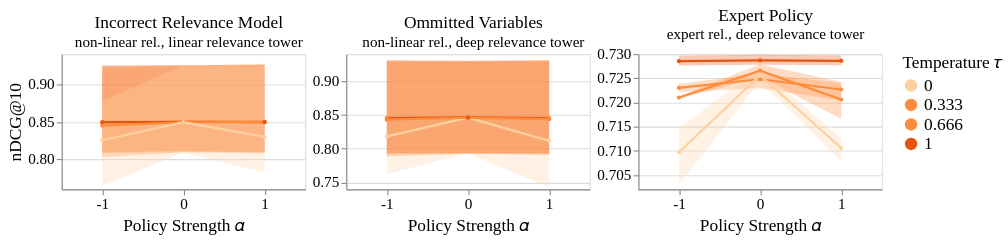

This figure's notebook cell:
### Code cell
def plot_relevance(experiment, title="", subtitle="", width=225, height=125, color="blues", show_axis_title=True, use_propensity_weighting=False):
    scheme = {
        "blue": ["#C6DBEF", "#9ECAE1", "#6BAED6", "#3182BD", "#636363"],
        "green": ["#C7E9C0", "#A1D99B", "#74C476", "#31A354", "#636363"],
        "orange": ["#FDD0A2", "#FD8D3C", "#FD8D3C", "#E6550E", "#636363"],
    }[color]

    df = load(experiment, "test.csv")
    df = df[df["use_propensity_weighting"] == use_propensity_weighting]

    base = alt.Chart(df, width=width, height=height, title=alt.Title(text=title, subtitle=subtitle)).encode(
        x=alt.X("policy_strength:O", title="Policy Strength 𝛼").axis(labelAngle=0)
    )
    
    line = base.mark_line(point=True, opacity=1).encode(
        y=alt.Y("mean(ndcg@10):Q", title="nDCG@10" if show_axis_title else None).scale(zero=False),
        color=alt.Color("policy_temperature:O", title="Temperature 𝜏").scale(range=scheme)
    )
    
    ci = base.mark_errorband(extent="ci").encode(
        y=alt.Y("ndcg@10:Q", title="nDCG@10" if show_axis_title else None).scale(zero=False),
        color=alt.Color("policy_temperature:O").scale(range=scheme)
    )
    
    return ci + line

misfit_linear = plot_relevance("3-model-misfit-linear", color="orange", title="Incorrect Relevance Model", subtitle="non-linear rel., linear relevance tower")
omitted_features = plot_relevance("3-model-misfit-omitted-features", color="orange", title="Ommitted Variables", subtitle="non-linear rel., deep relevance tower", show_axis_title=False)
expert_policy = plot_relevance("3-expert-policy", color="orange", title="Expert Policy", subtitle="expert rel., deep relevance tower", show_axis_title=False)


chart = (
    misfit_linear | omitted_features | expert_policy
).configure_line(
    size=2
).configure_point(
    size=15
).configure_concat(
    spacing=5
)

chart
